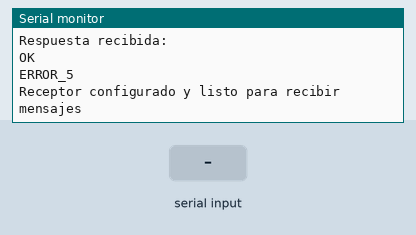
Bench run of a sketch on a simulated ESP32. Parts: the last lines printed to the serial monitor. The inputs (shaded band) are chosen by the test bench. The modem accepts every AT command (registered, SIM ready, sends succeed) and sends nothing else.

Above: at 2.5 s.
2.6 s: "1" received over the second serial link
At 4.7 s:
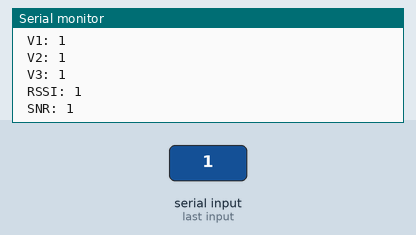
5.1 s: "0" received over the second serial link
At 6.5 s:
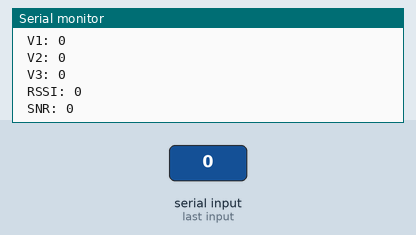
6.6 s: "2" received over the second serial link
At 8.9 s:
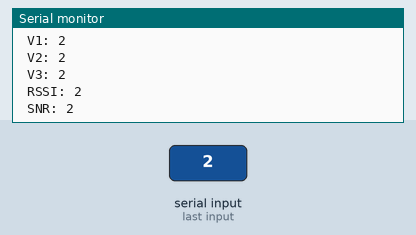
Timing chart, 0 to 10.4 s (numbered marks = the images above; inputs shaded):
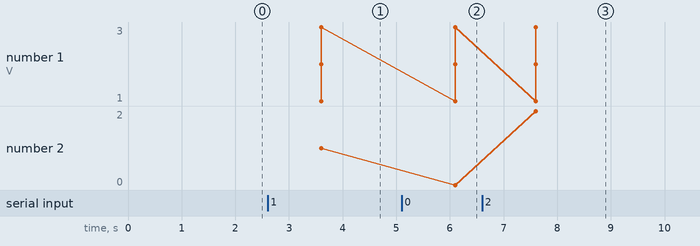

Measured:
- after the input at 2.6 s, the serial monitor: prints a new line after 1.0 s (image 1)
- after the input at 5.1 s, the serial monitor: prints a new line after 1.0 s (image 2)
- after the input at 6.6 s, the serial monitor: prints a new line after 1.0 s (image 3)
- plotted number 2: 1 → 0 after the input at 5.1 s

The sketch:

receiver.ino
```cpp
#define RXD2 18
#define TXD2 17

int varInMsg = 7;
int commasInMsg = varInMsg - 1;
int keyPos[10];


String msg;
String txId;
String dataLen;
String V1;
String V2;
String V3;
String rssi;
String snr;


void sendCmd(String cmd);
void checkResponse(String expected, String errorMsg, bool showResponse = false);
void processMessage(String message);

void setup() {
  Serial.begin(115200);
  Serial1.begin(115200, SERIAL_8N1, RXD2, TXD2);
  Serial.println("Configurando parámetros antena LoRa");
  delay(1000);

  sendCmd("AT+ADDRESS=2");
  checkResponse("+OK", "ERROR_1");

  sendCmd("AT+NETWORKID=5");
  checkResponse("+OK", "ERROR_2");

  sendCmd("AT+BAND=462606250");
  checkResponse("+OK", "ERROR_3");

  sendCmd("AT+PARAMETER?");
  checkResponse("+OK", "ERROR_4", true);

  sendCmd("AT+MODE=0");
  checkResponse("+OK", "ERROR_5");

  Serial.println("Receptor configurado y listo para recibir mensajes");
}

void loop() {
  while (Serial1.available()) {
    msg = Serial1.readString();
    msg.trim();

    if (msg.length() > 0) {
      processMessage(msg);
    }
  }
}

// Definición de la función sendCmd
void sendCmd(String cmd) {
  Serial1.println(cmd);
  unsigned long timeout = millis() + 100;
  while (!Serial1.available() && millis() < timeout) {
    delay(10);
  }
}


void checkResponse(String expected, String errorMsg, bool showResponse) {
  String response = "";
  while (Serial1.available()) {
    response += char(Serial1.read());
    delay(10);
  }

  if (response.indexOf(expected) != -1) {
    Serial.println("OK");
  } else {
    Serial.println(errorMsg);
    if (showResponse) {
      Serial.println("Respuesta recibida: " + response);
    }
  }
}


void processMessage(String message) {
  for (int i = 1; i <= commasInMsg; i++) {
    keyPos[i] = message.indexOf(',', keyPos[i - 1] + 1);
  }

  txId = message.substring(5, keyPos[1]);
  dataLen = message.substring(keyPos[1] + 1, keyPos[2]);
  V1 = message.substring(keyPos[2] + 1, keyPos[3]);
  V2 = message.substring(keyPos[3] + 1, keyPos[4]);
  V3 = message.substring(keyPos[4] + 1, keyPos[5]);
  rssi = message.substring(keyPos[5] + 1, keyPos[6]);
  snr = message.substring(keyPos[6] + 1);

  Serial.println("Mensaje recibido: " + message);
  Serial.println("TxId: " + txId);
  Serial.println(" Length: " + dataLen);
  Serial.println(" V1: " + V1);
  Serial.println(" V2: " + V2);
  Serial.println(" V3: " + V3);
  Serial.println(" RSSI: " + rssi);
  Serial.println(" SNR: " + snr);

}
```
